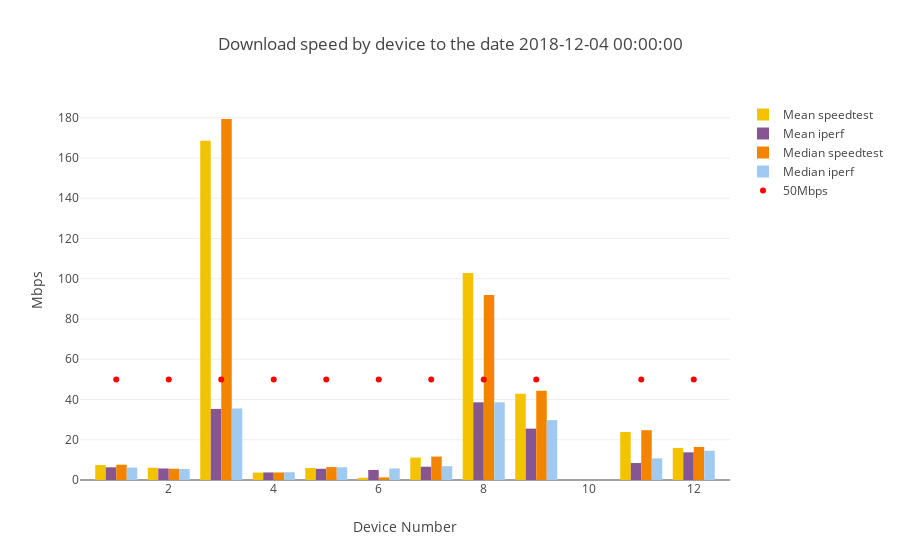

The cell this chart's notebook holds for it:
### Code cell
device_numbers_d=result.index
download_line=go.Scatter(x=device_numbers_d,y=[50] * len(device_numbers_d), mode='markers',marker=dict(color='red'), name='50Mbps')

combined_bar_plot_4traces(xvalues=result.index,
                         yvalues1=result["mean1"],
                         yvalues2=result["mean2"],
                         yvalues3=result["median1"],
                         yvalues4=result["median2"],
                         name1="Mean speedtest",
                         name2="Mean iperf",
                         name3="Median speedtest",
                         name4="Median iperf",
                         title="Download speed by device" +title_tail,
                         ytitle="Mbps",
                         line=download_line,
                         stack=False)

### Figure 1 — Plotly figure (JSON) as saved in the notebook; plotly's stock layout.template omitted (floating-point values rounded to 4 significant figures)
{"data": [{"marker": {"color": "#F3C300"}, "name": "Mean speedtest", "type": "bar", "uid": "667a4621-f2dc-46ea-81b4-8a2d87b1a1d3", "x": [1, 2, 3, 4, 5, 6, 7, 8, 9, 11, 12], "y": [7.432, 6.104, 168.6, 3.668, 5.972, 1.13, 11.16, 102.9, 42.86, 23.86, 15.94]}, {"marker": {"color": "#875692"}, "name": "Mean iperf", "type": "bar", "uid": "d8f8bdae-fd3e-413f-b136-97a7ed90625d", "x": [1, 2, 3, 4, 5, 6, 7, 8, 9, 11, 12], "y": [6.31, 5.727, 35.33, 3.758, 5.579, 5.005, 6.604, 38.6, 25.54, 8.431, 13.75]}, {"marker": {"color": "#F38400"}, "name": "Median speedtest", "type": "bar", "uid": "9fc3c64d-db8f-47ef-8ea3-0b980eb79996", "x": [1, 2, 3, 4, 5, 6, 7, 8, 9, 11, 12], "y": [7.605, 5.61, 179.4, 3.74, 6.415, 1.285, 11.66, 91.87, 44.33, 24.74, 16.43]}, {"marker": {"color": "#A1CAF1"}, "name": "Median iperf", "type": "bar", "uid": "f160118d-286a-4e42-b50a-0feea68ac73c", "x": [1, 2, 3, 4, 5, 6, 7, 8, 9, 11, 12], "y": [6.175, 5.478, 35.53, 3.86, 6.339, 5.745, 6.871, 38.6, 29.75, 10.75, 14.54]}, {"marker": {"color": "red"}, "mode": "markers", "name": "50Mbps", "type": "scatter", "uid": "8e962e64-b80c-4e0d-b3fb-61fb419879ae", "x": [1, 2, 3, 4, 5, 6, 7, 8, 9, 11, 12], "y": [50, 50, 50, 50, 50, 50, 50, 50, 50, 50, 50]}], "layout": {"title": {"text": "Download speed by device to the date 2018-12-04 00:00:00"}, "xaxis": {"title": {"text": "Device Number"}}, "yaxis": {"title": {"text": "Mbps"}}}}
